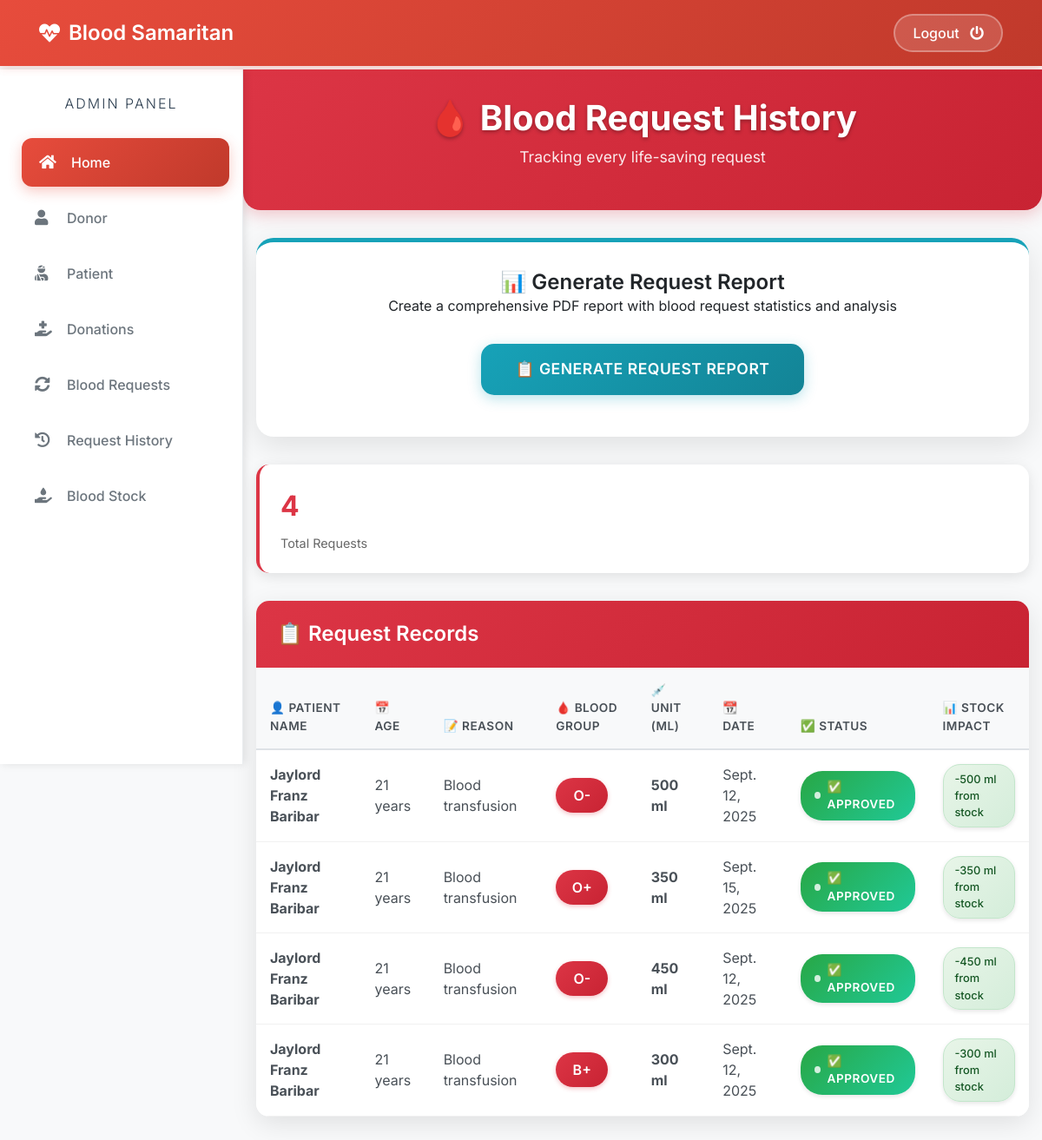
Before: /admin-request-history (signed in) with the older database file.
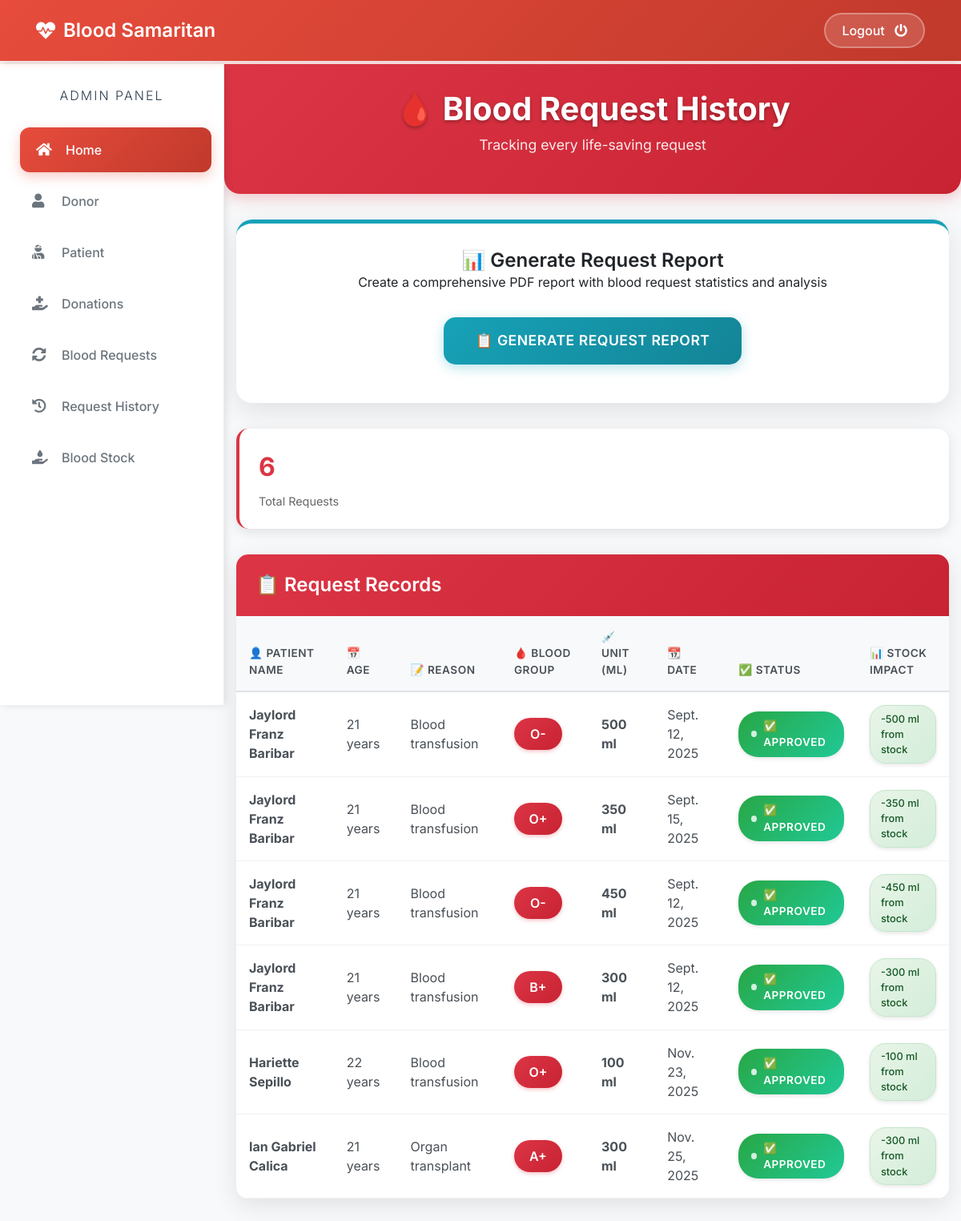
After: the same page with the newer database file.
### blood/models.py (models this page shows, shortened)
class BloodRequest(models.Model):
    request_by_patient=models.ForeignKey(pmodels.Patient,null=True,on_delete=models.CASCADE)
    request_by_donor=models.ForeignKey(dmodels.Donor,null=True,on_delete=models.CASCADE)
    patient_name=models.CharField(max_length=30)
    patient_age=models.PositiveIntegerField()
    reason=models.CharField(max_length=500)
    bloodgroup=models.CharField(max_length=10)
    unit=models.PositiveIntegerField(default=0)
    status=models.CharField(max_length=20,default="Pending")
    date=models.DateField(auto_now=True)

### blood/views.py (the view)
# urls.py: path('admin-request-history', views.admin_request_history_view,name='admin-request-history'),
@login_required(login_url='adminlogin')
def admin_request_history_view(request):
    requests=models.BloodRequest.objects.all().exclude(status='Pending')
    return render(request,'blood/admin_request_history.html',{'requests':requests})

### templates/blood/admin_request_history.html (shortened to what this page needs)
{% extends 'blood/adminbase.html' %}
{% block content %}
{% load widget_tweaks %}
{%load static%}
<head>
</head>
<div class="page-header">
    <div class="container">
        <h1 class="page-title">🩸 Blood Request History</h1>
        <p class="page-subtitle">Tracking every life-saving request</p>
    </div>
</div>
<div class="container">
    <div class="report-section">
        <h3 class="table-title">📊 Generate Request Report</h3>
        <p>Create a comprehensive PDF report with blood request statistics and analysis</p>
        <button id="generateReportBtn" class="report-btn">
            📋 Generate Request Report
        </button>
    </div>
    <div class="stats-cards">
        <div class="stat-card">
            <div class="stat-number">{{ requests|length }}</div>
            <div class="stat-label">Total Requests</div>
        </div>
    </div>
    <div class="table-container">
        <div class="table-header">
            <h3 class="table-title">📋 Request Records</h3>
        </div>
        <div class="table-responsive">
            <table class="enhanced-table table">
                <thead>
                    <tr>
                        <th scope="col">👤 Patient Name</th>
                        <th scope="col">📅 Age</th>
                        <th scope="col">📝 Reason</th>
                        <th scope="col">🩸 Blood Group</th>
                        <th scope="col">💉 Unit (ml)</th>
                        <th scope="col">📆 Date</th>
                        <th scope="col">✅ Status</th>
                        <th scope="col">📊 Stock Impact</th>
                    </tr>
                </thead>
                <tbody>
                    {% for t in requests %}
                    <tr>
                        <td><strong>{{t.patient_name}}</strong></td>
                        <td>{{t.patient_age}} years</td>
                        <td>{{t.reason}}</td>
                        <td><span class="blood-group">{{t.bloodgroup}}</span></td>
                        <td><strong>{{t.unit}} ml</strong></td>
                        <td>{{t.date}}</td>
                        {% if t.status == 'Approved' %}
                        <td><span class="status-label status-approved">✅ Approved</span></td>
                        <td><span class="stock-label stock-deducted">-{{t.unit}} ml from stock</span></td>
                        {% else %}
                        <td><span class="status-label status-rejected">❌ Rejected</span></td>
                        <td><span class="stock-label stock-no-change">No stock change</span></td>
                        {% endif %}
                    </tr>
                    {% endfor %}
                </tbody>
            </table>
        </div>
    </div>
</div>
{% endblock content %}

Changed rows visible on the page:
added BloodRequest: patient_name "Hariette Sepillo", patient_age "22", reason "Blood transfusion", bloodgroup "O+", unit "100", date "Nov. 23, 2025"
added BloodRequest: patient_name "Ian Gabriel Calica", patient_age "21", reason "Organ transplant", bloodgroup "A+", unit "300", date "Nov. 25, 2025"
Other visible differences:
{{ requests|length }}: "4" → "6"
